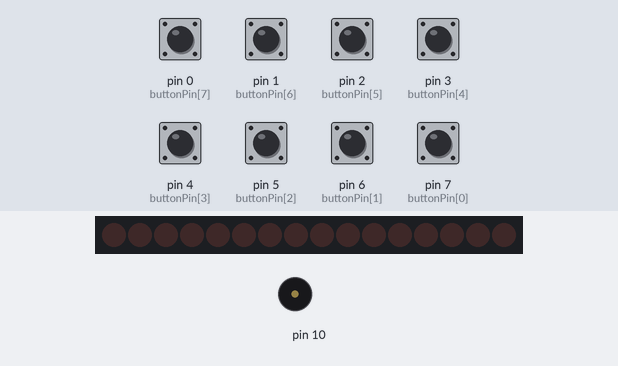
A sketch run on a simulated Arduino Uno, built with avr-gcc and run on an emulated ATmega328P. On the bench: 16 shift-register outputs drawn as a row of LEDs (first output left, lit = HIGH), buzzer (waves = sounding). Wiring (inferred from the names in the program): 2 × shift register (74HC595): data pin 11; shift clock pin 12; latch pin 8. Wiring (inferred from the signals the program sends): row of LEDs: on Q0, Q1, Q2, Q3, Q4, Q5, Q6, Q7, Q8, Q9, Q10, Q11, Q12, Q13, Q14, Q15. The test bench sets the inputs (shaded band); at power-on: pin 0 (buttonPin[7]), pin 1 (buttonPin[6]), pin 2 (buttonPin[5]), pin 3 (buttonPin[4]), pin 4 (buttonPin[3]), pin 5 (buttonPin[2]), pin 6 (buttonPin[1]), pin 7 (buttonPin[0]) HIGH.

Above: at 1.2 s.
1.3 s: pin 0 (buttonPin[7]) pulled LOW for 0.15 s
At 2.6 s:
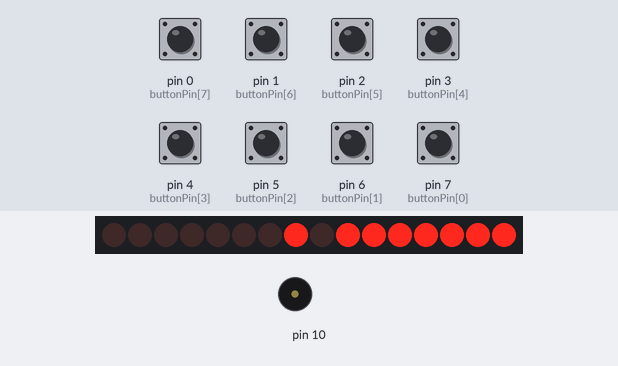
3.3 s: pin 1 (buttonPin[6]) pulled LOW for 0.15 s
At 4.1 s:
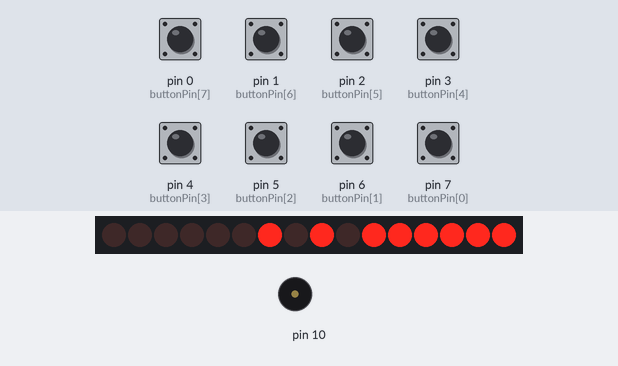
5.3 s: pin 2 (buttonPin[5]) pulled LOW for 0.15 s
At 6.8 s:
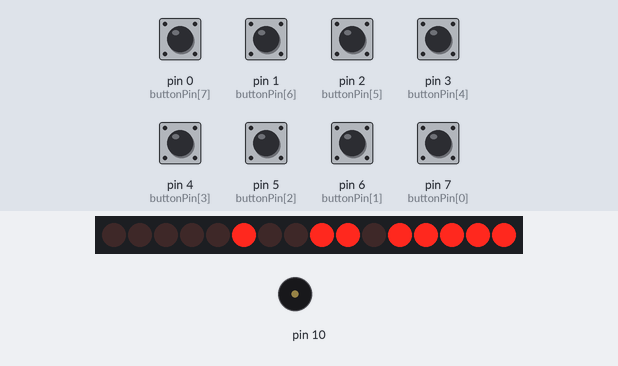
7.3 s: pin 3 (buttonPin[4]) pulled LOW for 0.15 s
At 8.3 s:
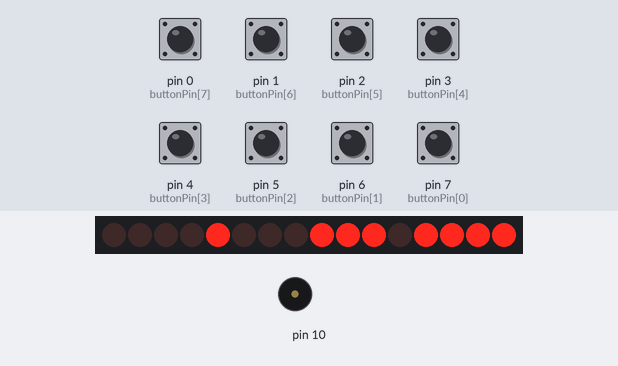
9.3 s: pin 4 (buttonPin[3]) pulled LOW for 0.15 s
At 11.0 s:
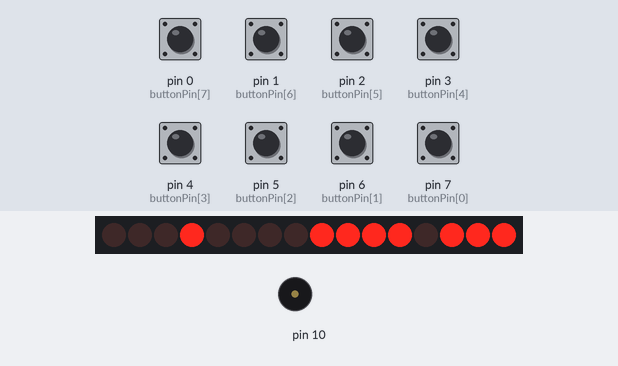
11.3 s: pin 5 (buttonPin[2]) pulled LOW for 0.15 s
At 12.6 s:
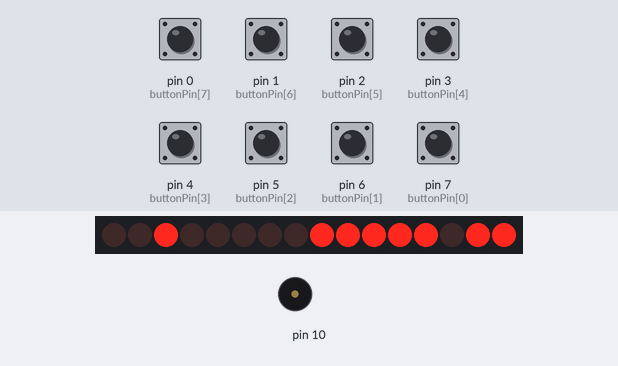
Timing chart, 0 to 14.3 s (numbered marks = the images above; inputs shaded):
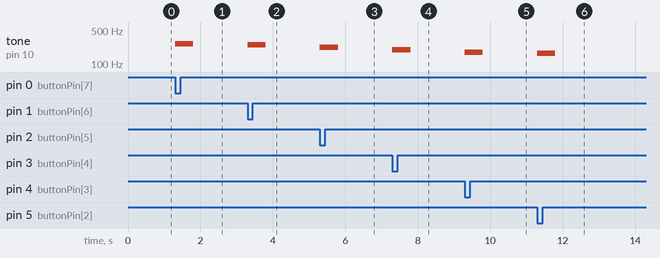

Measured:
- after the input at 1.3 s, tone on pin 10: silent → 262 Hz at once, → silent 0.50 s later
- after the input at 3.3 s, tone on pin 10: silent → 247 Hz at once, → silent 0.50 s later
- after the input at 5.3 s, tone on pin 10: silent → 220 Hz at once, → silent 0.50 s later
- after the input at 7.3 s, tone on pin 10: silent → 196 Hz at once, → silent 0.50 s later
- after the input at 9.3 s, tone on pin 10: silent → 175 Hz at once, → silent 0.50 s later
- after the input at 11.3 s, tone on pin 10: silent → 165 Hz at once, → silent 0.50 s later

The sketch:

freaking_final1.ino
```cpp
/*
  Melody
 */
#define NOTE_C3  131
#define NOTE_D3  147
#define NOTE_E3  165
#define NOTE_F3  175
#define NOTE_G3  196
#define NOTE_A3  220
#define NOTE_B3  247
#define NOTE_C4  262


int buttonPin[8] = {7, 6, 5, 4, 3, 2, 1, 0};
int previousState[8]= {1}, presentState[8]= {1};


int latchPin = 8;
int clockPin = 12;
int dataPin =11;

int buttonread;
byte buttonPrev = 1, buttonPresent = 1;
int buttonflag=0;

int currentNote = -1;

//int thisnote=-1,noteDuration=0;
//long presentTime=0,previousTime=0,pauseBetweenNote=0;

byte colDataMatrix[8] = {
  B11111110,
  B11111101,
  B11111011,
  B11110111,
  B11101111,
  B11011111,
  B10111111,
  B01111111
};//這掃描

byte rowDataMatrix[8] = {
  B01100110,
  B11111111,
  B11111111,
  B11111111,
  B11111111,
  B01111110,
  B00111100,
  B00011000
};//選圖案 心

byte rowDataMatrix2[8] = {
  B01111110,
  B01100011,
  B01100000,
  B00110000,
  B00011000,
  B00011000,
  B00000000,
  B00011000
};//選圖案 ?

byte rowDataMatrixC3[8] = {
  B00000001,
  B00000001,
  B00000001,
  B00000001,
  B00000001,
  B00000001,
  B00000001,
  B00000001
};//選圖案 C3

byte rowDataMatrixD3[8] = {
  B00000010,
  B00000010,
  B00000010,
  B00000010,
  B00000010,
  B00000010,
  B00000010,
  B00000010
};//選圖案 D3

byte rowDataMatrixE3[8] = {
  B00000100,
  B00000100,
  B00000100,
  B00000100,
  B00000100,
  B00000100,
  B00000100,
  B00000100
};//選圖案 E3

byte rowDataMatrixF3[8] = {
  B00001000,
  B00001000,
  B00001000,
  B00001000,
  B00001000,
  B00001000,
  B00001000,
  B00001000
};//選圖案 F3

byte rowDataMatrixG3[8] = {
  B00010000,
  B00010000,
  B00010000,
  B00010000,
  B00010000,
  B00010000,
  B00010000,
  B00010000
};//選圖案 G3

byte rowDataMatrixA3[8] = {
  B00100000,
  B00100000,
  B00100000,
  B00100000,
  B00100000,
  B00100000,
  B00100000,
  B00100000
};//選圖案 A3

byte rowDataMatrixB3[8] = {
  B01000000,
  B01000000,
  B01000000,
  B01000000,
  B01000000,
  B01000000,
  B01000000,
  B01000000
};//選圖案 B3

byte rowDataMatrixC4[8] = {
  B10000000,
  B10000000,
  B10000000,
  B10000000,
  B10000000,
  B10000000,
  B10000000,
  B10000000
};//選圖案 C4

void setup()
{
  pinMode(latchPin, OUTPUT);
  pinMode(clockPin, OUTPUT);
  pinMode(dataPin, OUTPUT);

  for(int i = 0; i < 8; i++)pinMode(buttonPin[i], INPUT_PULLUP);
}

void loop()
{

  for(int i=0; i<8; i++){
  	presentState[i] = digitalRead(buttonPin[i]);
  }


  //C3
  if(presentState[0] == 0 ){
    currentNote++;
    tone(10, NOTE_C3,500);

    digitalWrite(latchPin,LOW);
    shiftOut(dataPin, clockPin, MSBFIRST, colDataMatrix[currentNote]);
	shiftOut(dataPin, clockPin, MSBFIRST, rowDataMatrixC3[currentNote]);
    digitalWrite(latchPin, HIGH);
    delay(1000);


    if(currentNote == 7)
    {
    	currentNote = -1;
    }

     previousState[0]=0;
  }


  //D3
  else if(presentState[1] ==0){
    currentNote++;
    tone(10, NOTE_D3,500);

    digitalWrite(latchPin,LOW);
    shiftOut(dataPin, clockPin, MSBFIRST, colDataMatrix[currentNote]);
	shiftOut(dataPin, clockPin, MSBFIRST, rowDataMatrixD3[currentNote]);
    digitalWrite(latchPin, HIGH);
    delay(1000);


    if(currentNote == 7)
    {
    	currentNote = -1;
    }
    previousState[1]=0;
  }


  //E3
  else if(presentState[2] == 0){
    currentNote++;
    tone(10, NOTE_E3,500);

    digitalWrite(latchPin,LOW);
    shiftOut(dataPin, clockPin, MSBFIRST, colDataMatrix[currentNote]);
	shiftOut(dataPin, clockPin, MSBFIRST, rowDataMatrixE3[currentNote]);
    digitalWrite(latchPin, HIGH);
    delay(1000);


    if(currentNote == 7)
    {
    	currentNote = -1;
    }
    previousState[2]=0;
  }


  //F3
  else if(presentState[3] == 0){
    currentNote++;
    tone(10, NOTE_F3,500);

    digitalWrite(latchPin,LOW);
    shiftOut(dataPin, clockPin, MSBFIRST, colDataMatrix[currentNote]);
	shiftOut(dataPin, clockPin, MSBFIRST, rowDataMatrixF3[currentNote]);
    digitalWrite(latchPin, HIGH);
    delay(1000);


    if(currentNote == 7)
    {
    	currentNote = -1;
    }

    previousState[3]=0;
  }


  //G3
  else if(presentState[4] == 0){
    currentNote++;

    tone(10, NOTE_G3, 500);

    digitalWrite(latchPin,LOW);
    shiftOut(dataPin, clockPin, MSBFIRST, colDataMatrix[currentNote]);
	shiftOut(dataPin, clockPin, MSBFIRST, rowDataMatrixG3[currentNote]);
    digitalWrite(latchPin, HIGH);
    delay(1000);


    if(currentNote == 7)
    {
    	currentNote = -1;
    }

    previousState[4]=0;
  }

  //A3
  else if(presentState[5] == 0){
    currentNote++;
    tone(10, NOTE_A3,500);

    digitalWrite(latchPin,LOW);
    shiftOut(dataPin, clockPin, MSBFIRST, colDataMatrix[currentNote]);
	shiftOut(dataPin, clockPin, MSBFIRST, rowDataMatrixA3[currentNote]);
    digitalWrite(latchPin, HIGH);
    delay(1000);


    if(currentNote == 7)
    {
    	currentNote = -1;
    }

    previousState[5]=0;
  }

  //B3
  else if(presentState[6] == 0){
    currentNote++;
    tone(10, NOTE_B3,500);

    digitalWrite(latchPin,LOW);
    shiftOut(dataPin, clockPin, MSBFIRST, colDataMatrix[currentNote]);
	shiftOut(dataPin, clockPin, MSBFIRST, rowDataMatrixB3[currentNote]);
    digitalWrite(latchPin, HIGH);
    delay(1000);


    if(currentNote == 7)
    {
    	currentNote = -1;
    }

    previousState[6]=0;
   }

  //C4
  else if(presentState[7] == 0){
    currentNote++;
    tone(10, NOTE_C4,500);

    digitalWrite(latchPin,LOW);
    shiftOut(dataPin, clockPin, MSBFIRST, colDataMatrix[currentNote]);
	shiftOut(dataPin, clockPin, MSBFIRST, rowDataMatrixC4[currentNote]);
    digitalWrite(latchPin, HIGH);
    delay(1000);


    if(currentNote == 7)
    {
    	currentNote = -1;
    }

    previousState[7]=0;
  }

  for(int i=0;i<8;i++){
    if(presentState[i]==1&&previousState[i]==0){
    noTone(10);
      previousState[i]=1;
    }
  }

}
```
